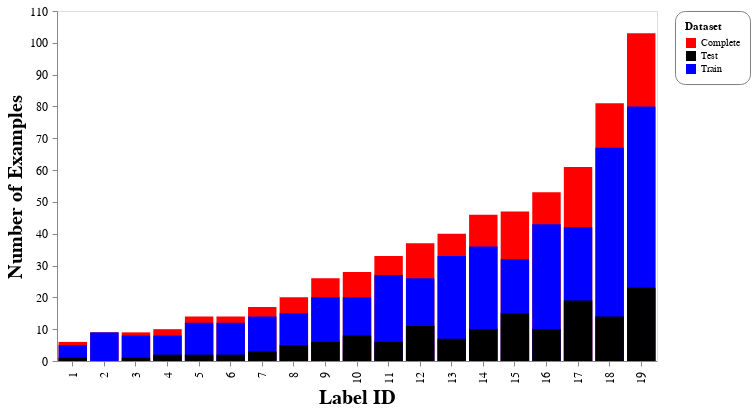

Notebook source saved alongside this figure:
### Code cell
chart

### Figure 1 — Vega-Lite specification as saved in the notebook (floating-point values rounded to 4 significant figures)
{"data": {"name": "data-1f8ff81bfceb74808a73b819d66568eb"}, "mark": {"type": "bar", "color": "grey"}, "config": {"axis": {"labelFontSize": 12, "labelLimit": 500, "labelPadding": 5, "titleFontSize": 20}, "axisY": {"grid": false}, "header": {"labelFontSize": 15, "titleFontSize": 20}, "legend": {"cornerRadius": 10, "fillColor": "white", "padding": 10, "strokeColor": "gray"}}, "encoding": {"color": {"type": "nominal", "field": "Dataset", "scale": {"range": ["red", "black", "blue"]}}, "x": {"type": "ordinal", "field": "Label", "sort": "ascending", "title": "Label ID"}, "y": {"type": "quantitative", "field": "Sum", "stack": null, "title": "Number of Examples"}}, "height": 350, "resolve": {"scale": {"x": "independent"}}, "width": 600, "$schema": "https://vega.github.io/schema/vega-lite/v4.8.1.json", "datasets": {"data-1f8ff81bfceb74808a73b819d66568eb": [{"Label": 1, "Dataset": "Complete", "Sum": 6}, {"Label": 2, "Dataset": "Complete", "Sum": 9}, {"Label": 3, "Dataset": "Complete", "Sum": 9}, {"Label": 4, "Dataset": "Complete", "Sum": 10}, {"Label": 5, "Dataset": "Complete", "Sum": 14}, {"Label": 6, "Dataset": "Complete", "Sum": 14}, {"Label": 7, "Dataset": "Complete", "Sum": 17}, {"Label": 8, "Dataset": "Complete", "Sum": 20}, {"Label": 9, "Dataset": "Complete", "Sum": 26}, {"Label": 10, "Dataset": "Complete", "Sum": 28}, {"Label": 11, "Dataset": "Complete", "Sum": 33}, {"Label": 12, "Dataset": "Complete", "Sum": 37}, {"Label": 13, "Dataset": "Complete", "Sum": 40}, {"Label": 14, "Dataset": "Complete", "Sum": 46}, {"Label": 15, "Dataset": "Complete", "Sum": 47}, {"Label": 16, "Dataset": "Complete", "Sum": 53}, {"Label": 17, "Dataset": "Complete", "Sum": 61}, {"Label": 18, "Dataset": "Complete", "Sum": 81}, {"Label": 19, "Dataset": "Complete", "Sum": 103}, {"Label": 1, "Dataset": "Train", "Sum": 5}, {"Label": 2, "Dataset": "Train", "Sum": 9}, {"Label": 3, "Dataset": "Train", "Sum": 8}, {"Label": 4, "Dataset": "Train", "Sum": 8}, {"Label": 5, "Dataset": "Train", "Sum": 12}, {"Label": 6, "Dataset": "Train", "Sum": 12}, {"Label": 7, "Dataset": "Train", "Sum": 14}, {"Label": 8, "Dataset": "Train", "Sum": 15}, {"Label": 9, "Dataset": "Train", "Sum": 20}, {"Label": 10, "Dataset": "Train", "Sum": 20}, {"Label": 11, "Dataset": "Train", "Sum": 27}, {"Label": 12, "Dataset": "Train", "Sum": 26}, {"Label": 13, "Dataset": "Train", "Sum": 33}, {"Label": 14, "Dataset": "Train", "Sum": 36}, {"Label": 15, "Dataset": "Train", "Sum": 32}, {"Label": 16, "Dataset": "Train", "Sum": 43}, {"Label": 17, "Dataset": "Train", "Sum": 42}, {"Label": 18, "Dataset": "Train", "Sum": 67}, {"Label": 19, "Dataset": "Train", "Sum": 80}, {"Label": 1, "Dataset": "Test", "Sum": 1}, {"Label": 2, "Dataset": "Test", "Sum": 0}, {"Label": 3, "Dataset": "Test", "Sum": 1}, {"Label": 4, "Dataset": "Test", "Sum": 2}, {"Label": 5, "Dataset": "Test", "Sum": 2}, {"Label": 6, "Dataset": "Test", "Sum": 2}, {"Label": 7, "Dataset": "Test", "Sum": 3}, {"Label": 8, "Dataset": "Test", "Sum": 5}, {"Label": 9, "Dataset": "Test", "Sum": 6}, {"Label": 10, "Dataset": "Test", "Sum": 8}, {"Label": 11, "Dataset": "Test", "Sum": 6}, {"Label": 12, "Dataset": "Test", "Sum": 11}, {"Label": 13, "Dataset": "Test", "Sum": 7}, {"Label": 14, "Dataset": "Test", "Sum": 10}, {"Label": 15, "Dataset": "Test", "Sum": 15}, {"Label": 16, "Dataset": "Test", "Sum": 10}, {"Label": 17, "Dataset": "Test", "Sum": 19}, {"Label": 18, "Dataset": "Test", "Sum": 14}, {"Label": 19, "Dataset": "Test", "Sum": 23}]}}
